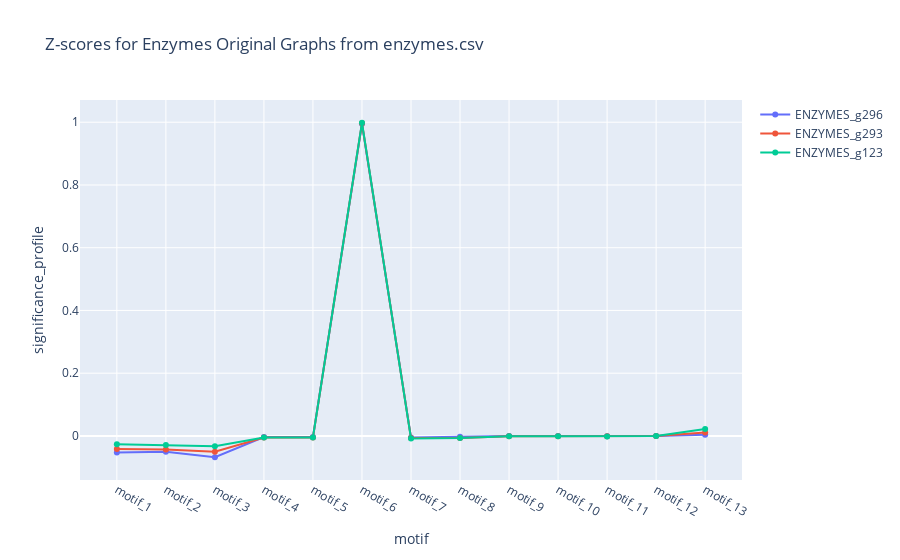

This figure's notebook cell:
### Markdown cell above
### Original Enzymes

### Code cell
# Plot only the original graphs
plot_line_chart(
    enzymes_df[~enzymes_df["graph_name"].str.contains("sample")],
    f"Z-scores for Enzymes Original Graphs from {file_name}",
    "motif",
    "significance_profile",
)

### Figure 1 — Plotly figure (JSON) as saved in the notebook; plotly's stock layout.template omitted (floating-point values rounded to 4 significant figures)
{"data": [{"mode": "lines+markers", "name": "ENZYMES_g296", "type": "scatter", "x": ["motif_1", "motif_2", "motif_3", "motif_4", "motif_5", "motif_6", "motif_7", "motif_8", "motif_9", "motif_10", "motif_11", "motif_12", "motif_13"], "y": [-0.05246, -0.05034, -0.06796, -0.003352, -0.003384, 0.995, -0.00533, -0.00286, -0.0003671, -0.0003671, -0.0008992, 0, 0.003671]}, {"mode": "lines+markers", "name": "ENZYMES_g293", "type": "scatter", "x": ["motif_1", "motif_2", "motif_3", "motif_4", "motif_5", "motif_6", "motif_7", "motif_8", "motif_9", "motif_10", "motif_11", "motif_12", "motif_13"], "y": [-0.04155, -0.04286, -0.05032, -0.004802, -0.004701, 0.9968, -0.006397, -0.006753, -0.0007695, -0.001139, -0.001223, 0, 0.01065]}, {"mode": "lines+markers", "name": "ENZYMES_g123", "type": "scatter", "x": ["motif_1", "motif_2", "motif_3", "motif_4", "motif_5", "motif_6", "motif_7", "motif_8", "motif_9", "motif_10", "motif_11", "motif_12", "motif_13"], "y": [-0.02664, -0.02917, -0.03303, -0.004895, -0.004865, 0.9983, -0.008065, -0.006741, -0.001293, -0.001265, -0.001744, -0.0004084, 0.02246]}], "layout": {"title": {"text": "Z-scores for Enzymes Original Graphs from enzymes.csv"}, "xaxis": {"title": {"text": "motif"}}, "yaxis": {"title": {"text": "significance_profile"}}}}
